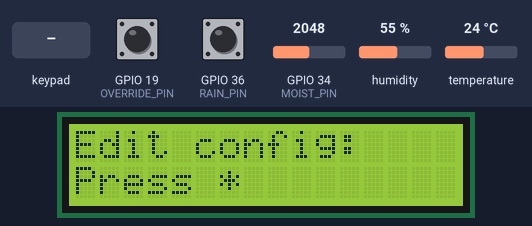
Bench run of a sketch on a simulated ESP32. Shown: 16×2 character LCD. Inputs (shaded band) come from the test bench; at power-on: GPIO 19 (OVERRIDE_PIN) HIGH, GPIO 34 (MOIST_PIN) = 2048, GPIO 36 (RAIN_PIN) HIGH, humidity 55 %, temperature 24 °C. What the sketch prints to the serial monitor is not drawn.

Above: at 2.8 s.
2.9 s: key '*' pressed
At 4.6 s:
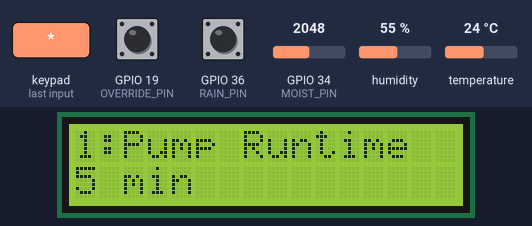
5.2 s: keypad keys 2 5 3 3 1 8 # pressed 0.4 s apart
At 6.8 s:
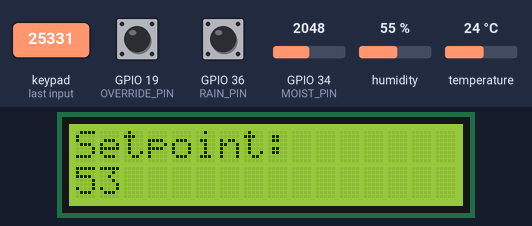
10.1 s: keypad keys 1 3 1 4 2 7 2 6 # pressed 0.4 s apart
At 11.5 s:
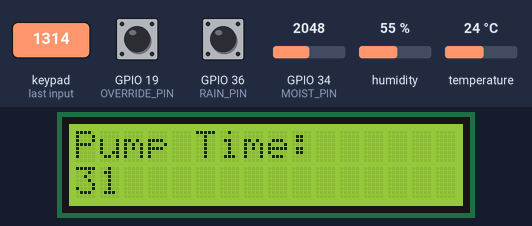
16.8 s: key '#' pressed
At 17.7 s:
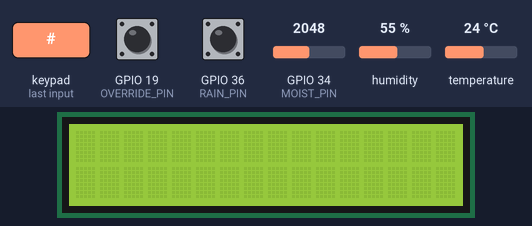
Timing chart, 0 to 19.8 s (numbered marks = the images above; inputs shaded):
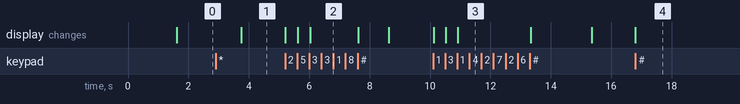

The sketch:

LAB4-PARTE.ino
```cpp
#include <DHT.h>
#include <Wire.h>
#include <LiquidCrystal_I2C.h>
#include <Keypad.h>

const int MOIST_PIN = 34;       // ADC1, input only
// Measured for this probe in Part A
const int RAW_DRY = 4095;       // in air
const int RAW_WET = 2700;       // in water

const int RAIN_PIN = 36;        // input only
const int OVERRIDE_PIN = 19;    // Override switch
const int DHT_PIN = 32;         // DHT22
#define DHT_TYPE DHT22
DHT dht(DHT_PIN, DHT_TYPE);

// LCD
LiquidCrystal_I2C lcd(0x27, 16, 2);

// KEYPAD
const byte ROWS = 4;
const byte COLS = 3;
char keys[ROWS][COLS] = {
  {'1', '2', '3'},
  {'4', '5', '6'},
  {'7', '8', '9'},
  {'*', '0', '#'}
};

byte rowPins[ROWS] = {13, 14, 27, 26};
byte colPins[COLS] = {25, 33, 18};

Keypad keypad = Keypad(makeKeymap(keys), rowPins, colPins, ROWS, COLS);

// OVERRIDE
volatile bool overrideFlag = false;
volatile unsigned long lastIsr = 0;
volatile unsigned long overrideTime = 0;

bool manualOverride = false;

// SETTINGS
struct Settings {
  int runMinutes;
  int setpointPct;
  int startHour;
};

Settings cfg = {5, 40, 6};

// MENU VARIABLES
int menuItem = 0;

bool menuActive = false;
bool enteringValue = false;

String inputValue = "";

// OVERRIDE INTERRUPT

void IRAM_ATTR onOverride() {
  unsigned long now = millis();
  if (now - lastIsr < 200) {
    return;
  }
  lastIsr = now;
  overrideFlag = true;
  overrideTime = now;
}

// SOIL MOISTURE
int readMoistureRaw(int n = 10) {
  long sum = 0;
  for (int i = 0; i < n; i++) {
    sum += analogRead(MOIST_PIN);
    delay(5);
  }

  return sum / n;
}


float readMoisturePct() {
  int raw = readMoistureRaw();
  float pct = 100.0 * (RAW_DRY - raw) /
              (float)(RAW_DRY - RAW_WET);
  return constrain(pct, 0.0, 100.0);
}

// APPLY SETTING
bool applySetting(int which, int value) {

  switch (which) {
    case 0:
      if (value < 1 || value > 30) {
        return false;
      }
      cfg.runMinutes = value;
      break;
    case 1:
      if (value < 10 || value > 90) {
        return false;
      }
      cfg.setpointPct = value;
      break;
    case 2:
      if (value < 0 || value > 23) {
        return false;
      }
      cfg.startHour = value;
      break;
  }
  return true;
}

// DISPLAY MENU
void showMenu() {

  lcd.clear();

  if (menuItem == 0) {
    lcd.setCursor(0, 0);
    lcd.print("1:Pump Runtime");

    lcd.setCursor(0, 1);
    lcd.print(cfg.runMinutes);
    lcd.print(" min");
  }

  else if (menuItem == 1) {
    lcd.setCursor(0, 0);
    lcd.print("2:Moisture Set");

    lcd.setCursor(0, 1);
    lcd.print(cfg.setpointPct);
    lcd.print("%");
  }

  else if (menuItem == 2) {
    lcd.setCursor(0, 0);
    lcd.print("3:Start Hour");

    lcd.setCursor(0, 1);
    lcd.print(cfg.startHour);
    lcd.print(":00");
  }
}

// START NUMERIC ENTRY
void startEntry() {

  enteringValue = true;
  inputValue = "";

  lcd.clear();

  if (menuItem == 0) {
    lcd.print("Pump Time:");
  }

  else if (menuItem == 1) {
    lcd.print("Setpoint:");
  }

  else if (menuItem == 2) {
    lcd.print("Start Hour:");
  }

  lcd.setCursor(0, 1);
}

// HANDLE ENTRY
void handleEntry(char key) {

  if (key >= '0' && key <= '9') {

    if (inputValue.length() < 2) {

      inputValue += key;

      lcd.setCursor(0, 1);
      lcd.print("                ");

      lcd.setCursor(0, 1);
      lcd.print(inputValue);
    }
  }

  else if (key == '#') {
    if (inputValue.length() == 0) {
      return;
    }
    int value = inputValue.toInt();
    if (applySetting(menuItem, value)) {
      lcd.clear();
      lcd.print("Value accepted!");

      delay(1000);

      enteringValue = false;
      inputValue = "";

      showMenu();
    }

    else {

      lcd.clear();
      lcd.print("INVALID VALUE");

      lcd.setCursor(0, 1);

      if (menuItem == 0) {
        lcd.print("Range: 1-30");
      }

      else if (menuItem == 1) {
        lcd.print("Range: 10-90");
      }

      else if (menuItem == 2) {
        lcd.print("Range: 0-23");
      }

      delay(2000);

      enteringValue = false;
      inputValue = "";

      showMenu();
    }
  }

  else if (key == '*') {
    enteringValue = false;
    inputValue = "";

    showMenu();
  }
}

// HANDLE MENU
void handleMenu(char key) {

  if (key == '1') {
    menuItem = 0;
    startEntry();
  }

  else if (key == '2') {
    menuItem = 1;
    startEntry();
  }

  else if (key == '3') {
    menuItem = 2;
    startEntry();
  }

  else if (key == '4') {
    menuItem = 0;
    showMenu();
  }

  else if (key == '5') {
    menuItem = 1;
    showMenu();
  }

  else if (key == '6') {
    menuItem = 2;
    showMenu();
  }

  else if (key == '#') {
    menuActive = false;
    lcd.clear();
  }
}

// SETUP
void setup() {

  Serial.begin(115200);
  while (!Serial) {
    delay(10);
  }

  pinMode(RAIN_PIN, INPUT);
  pinMode(OVERRIDE_PIN, INPUT_PULLUP);
  attachInterrupt(
    digitalPinToInterrupt(OVERRIDE_PIN),
    onOverride,
    FALLING
  );

  dht.begin();

  lcd.init();
  lcd.backlight();

  lcd.clear();
  lcd.setCursor(0, 0);
  lcd.print("Smart Farm");
  lcd.setCursor(0, 1);
  lcd.print("System Ready");

  delay(1500);

  lcd.clear();
  lcd.setCursor(0, 0);
  lcd.print("Edit config:");
  lcd.setCursor(0, 1);
  lcd.print("Press *");
}

// MAIN LOOP
void loop() {

  // OVERRIDE FLAG
  if (overrideFlag) {

    overrideFlag = false;

    manualOverride = !manualOverride;

    Serial.print("OVERRIDE INTERRUPT CAPTURED at ");
    Serial.print(overrideTime);
    Serial.println(" ms");

    Serial.print("OVERRIDE SWITCH PRESSED -> ");

    if (manualOverride) {
      Serial.println("MANUAL OVERRIDE ON");
    }
    else {
      Serial.println("MANUAL OVERRIDE OFF");
    }
  }

  // KEYPAD
  char key = keypad.getKey();

  if (key) {
    if (key == '*') {
      if (!menuActive) {
        menuActive = true;
        enteringValue = false;
        showMenu();
        return;  // Keep checking keypad while menu is active
      }
      else if (!enteringValue) {
        menuActive = false;
        lcd.clear();
      }
      else {
        handleEntry(key);
      }
    }
    else if (menuActive) {
      if (enteringValue) {
        handleEntry(key);
      }
      else {
        handleMenu(key);
      }
    }
  }

  if (menuActive) {
    return;  // Prevent sensor delay while using configuration menu
  }

  // SENSOR READINGS
  int rawValue = readMoistureRaw();
  float percentage = readMoisturePct();

  Serial.print("Raw Value: ");
  Serial.print(rawValue);

  Serial.print(" | Moisture: ");
  Serial.print(percentage, 1);

  Serial.println("%");

  // RAIN SENSOR
  int rainStatus = digitalRead(RAIN_PIN);

  if (rainStatus == LOW) {
    Serial.println("Status: RAIN DETECTED");
  }
  else {
    Serial.println("Status: NO RAIN");
  }

  // DHT22
  float humidity = dht.readHumidity();
  float temperature = dht.readTemperature();

  if (isnan(humidity) || isnan(temperature)) {
    Serial.println("DHT22 Error: Failed to read sensor");
  }
  else {

    Serial.print("Temperature: ");
    Serial.print(temperature, 1);
    Serial.println(" °C");

    Serial.print("Humidity: ");
    Serial.print(humidity, 1);
    Serial.println(" %");
  }


  // OVERRIDE STATE
  Serial.print("Override State: ");
  if (manualOverride) {
    Serial.println("ON");
  }
  else {
    Serial.println("OFF");
  }

  // SETTINGS

  Serial.print("Pump Runtime: ");
  Serial.print(cfg.runMinutes);
  Serial.println(" min");

  Serial.print("Moisture Setpoint: ");
  Serial.print(cfg.setpointPct);
  Serial.println("%");

  Serial.print("Irrigation Start: ");
  Serial.print(cfg.startHour);
  Serial.println(":00");

  Serial.println("-----------------------------");


  delay(2000);
}
```

Measured:
- after the input at 2.9 s, the display: changes after 0.85 s (image 1)
- after the input at 5.2 s, the display: first changes at once (image 2 shows a later state)
- after the input at 10.1 s, the display: first changes at once (image 3 shows a later state)
- after the input at 16.8 s, the display: changes at once (image 4)
